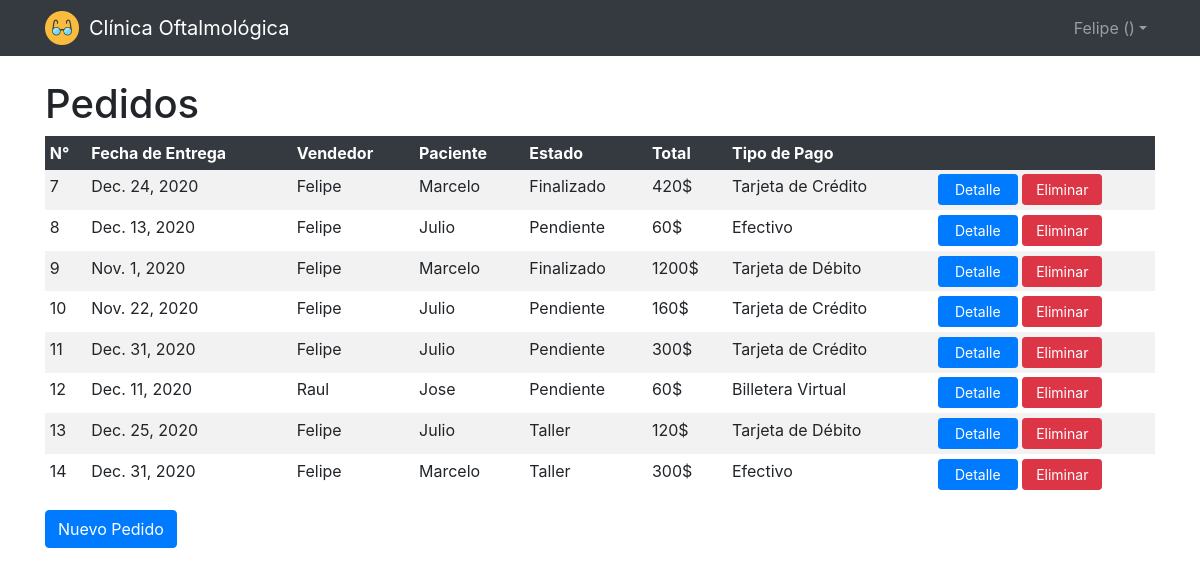
The app's page /clinica/pedidosindex (signed in), older data.
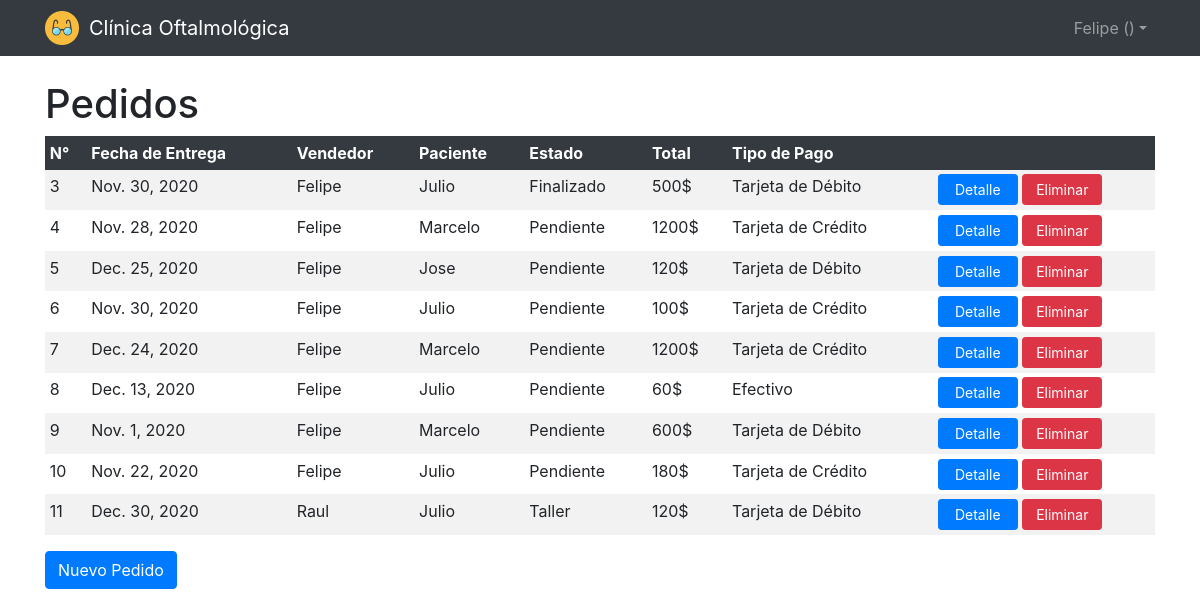
The same page, newer data.
### clinica/models.py (models this page shows, shortened)
class Pedido(models.Model):
    created_at = models.DateTimeField(auto_now_add=True)
    updated_at = models.DateTimeField(auto_now=True)
    user = models.ForeignKey(
        settings.AUTH_USER_MODEL,
        on_delete=models.CASCADE,
    )
    paciente = models.ForeignKey(Paciente, on_delete=models.CASCADE)
    tipopago = models.ForeignKey(Tipopago, on_delete=models.CASCADE)
    estado = models.ForeignKey(Estado, on_delete=models.CASCADE)
    total = models.IntegerField()
    fechaentrega = models.DateField()

class Paciente(models.Model):
    user = models.ForeignKey(
        settings.AUTH_USER_MODEL,
        on_delete=models.CASCADE,
    )
    nombre = models.CharField(max_length=64)
    apellido = models.CharField(max_length=64)
    dni = models.IntegerField()
    telefono = models.CharField(max_length=64)
    direccion = models.CharField(max_length=64)
    email = models.CharField(max_length=64)

class Estado(models.Model):
    nombre = models.CharField(max_length=64)

class Tipopago(models.Model):
    nombre = models.CharField(max_length=64)

### clinica/views.py (the view)
# urls.py: path("pedidosindex", views.pedidosindex, name="pedidosindex"),
def pedidosindex(request):
    if not request.user.is_authenticated:
        return HttpResponseRedirect(reverse("login"))
    pedidos = Pedido.objects.all()
    return render(request, "pedidos/index.html", {
        "pedidos" : pedidos
    })

### clinica/templates/pedidos/index.html (shortened to what this page needs)
{% extends "layout.html" %}
{% block body %}
    <div class="container">
        <h1>Pedidos</h1>
        <table class="table table-sm table-striped table-borderless">
            <thead class="table-dark">
                <tr>
                    <th>N°</th>
                    <th>Fecha de Entrega</th>
                    <th>Vendedor</th>
                    <th>Paciente</th>
                    <th>Estado</th>
                    {% if request.session.tipousuario_id != 4 %}
                        <th>Total</th>
                    {% endif %}
                    <th>Tipo de Pago</th>
                    <th></th>
                </tr>
            </thead>
            <tbody>
                {% for pedido in pedidos %}
                    <tr>
                        <td>{{ pedido.id }}</td>
                        <td>{{ pedido.fechaentrega }}</td>
                        <td>{{ pedido.user.get_username }}</td>
                        <td>{{ pedido.paciente.nombre }}</td>
                        <td>{{ pedido.estado.nombre }}</td>
                        {% if request.session.tipousuario_id != 4 %}
                            <td>{{ pedido.total }}$</td>
                        {% endif %}
                        <td>{{ pedido.tipopago.nombre }}</td>
                        <td style="width: 20%;">
                            <a href="{% url 'pedidoshow' pedido.id %}" class="btn btn-primary btn-sm botones-index">Detalle</a>
                            {% if request.session.tipousuario_id != 4 %}
                                <a href="{% url 'pedidosdelete' pedido.id %}" class="btn btn-danger btn-sm botones-index">Eliminar</a>
                            {% endif %}
                        </td>
                    </tr>
                {% endfor %}
            </tbody>
        </table>
        {% if request.session.tipousuario_id != 4 %}
            <a href="{% url 'pedidoscreate' %}" class="btn btn-primary">Nuevo Pedido</a>
        {% endif %}
    </div>
{% endblock %}

### clinica/templates/layout.html (shortened to what this page needs)
<!DOCTYPE html>
<html lang="es">
    <head>
        {% load static %}
        <link rel="stylesheet" type="text/css" href="{% static 'stylesheets/clinica.css' %}">
        <link rel="stylesheet" href="https://stackpath.bootstrapcdn.com/bootstrap/4.5.0/css/bootstrap.min.css">
    </head>
    <body>
        <header style="margin-bottom: 5rem;">
            <nav class="navbar navbar-expand-xl navbar-dark fixed-top bg-dark">
                <div class="container">
                    <div>
                        <img style="width: 34px; height: 34px;" alt="Icono" src="{% static 'images/icon.png' %}"/>
                    </div>
                    <a class="navbar-brand" href="#" style="margin-left:10px">Clínica Oftalmológica</a>
                    <div class="collapse navbar-collapse" id="navbarCollapse">
                        <div class="navbar-nav">
                            {% if request.user.id %}
                                <div class="nav-item dropdown">
                                    <a class="nav-link dropdown-toggle" data-toggle="dropdown" href="#" role="button" aria-haspopup="true" aria-expanded="false">{{ request.user.username }} ({{ request.session.tipousuario }})</a>
                                </div>
                            {% else %}
                                <a href="{% url 'login' %}" class="nav-item nav-link">Ingresar</a>
                            {% endif %}
                        </div>
                    </div>
                </div>
            </nav>
        </header>
        {% block body %}
        {% endblock %}
    </body>
</html>

### clinica/static/stylesheets/clinica.css (style rules this page uses)
.botones-index { width: 80px; }

Row changes from the older to the newer data that the page shows:
removed Pedido: id "12", fechaentrega "Dec. 11, 2020", user.get_username "Raul", paciente.nombre "Jose", estado.nombre "Pendiente", total "60", tipopago.nombre "Billetera Virtual"
removed Pedido: id "13", fechaentrega "Dec. 25, 2020", user.get_username "Felipe", paciente.nombre "Julio", estado.nombre "Taller", total "120", tipopago.nombre "Tarjeta de Débito"
removed Pedido: id "14", fechaentrega "Dec. 31, 2020", user.get_username "Felipe", paciente.nombre "Marcelo", estado.nombre "Taller", total "300", tipopago.nombre "Efectivo"
added Pedido: id "3", fechaentrega "Nov. 30, 2020", user.get_username "Felipe", paciente.nombre "Julio", estado.nombre "Finalizado", total "500", tipopago.nombre "Tarjeta de Débito"
added Pedido: id "4", fechaentrega "Nov. 28, 2020", user.get_username "Felipe", paciente.nombre "Marcelo", estado.nombre "Pendiente", total "1200", tipopago.nombre "Tarjeta de Crédito"
added Pedido: id "5", fechaentrega "Dec. 25, 2020", user.get_username "Felipe", paciente.nombre "Jose", estado.nombre "Pendiente", total "120", tipopago.nombre "Tarjeta de Débito"
added Pedido: id "6", fechaentrega "Nov. 30, 2020", user.get_username "Felipe", paciente.nombre "Julio", estado.nombre "Pendiente", total "100", tipopago.nombre "Tarjeta de Crédito"
changed Pedido "Dec. 24, 2020": estado.nombre "Finalizado" → "Pendiente"; total "420" → "1200"
changed Pedido "Nov. 1, 2020": estado.nombre "Finalizado" → "Pendiente"; total "1200" → "600"
changed Pedido "Nov. 22, 2020": total "160" → "180"
changed Pedido id 11: fechaentrega "Dec. 31, 2020" → "Dec. 30, 2020"; user.get_username "Felipe" → "Raul"; estado.nombre "Pendiente" → "Taller"; total "300" → "120"; tipopago.nombre "Tarjeta de Crédito" → "Tarjeta de Débito"
